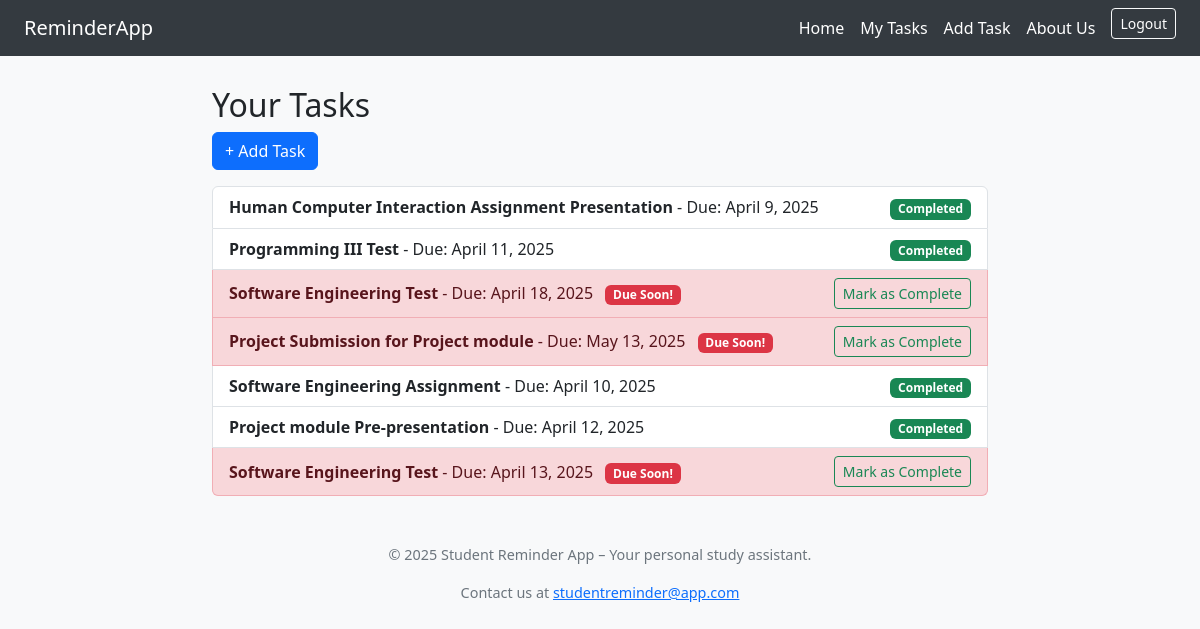
Page /tasks/ (signed in) on the committed database.
### tasks/models.py (models this page shows, shortened)
class Task(models.Model):
    user = models.ForeignKey(User, on_delete=models.CASCADE)
    title = models.CharField(max_length=200)
    due_date = models.DateField()
    completed = models.BooleanField(default=False)
    def is_due_soon(self):
        return (self.due_date - date.today()).days <= 1

### tasks/views.py (the view)
# urls.py: path('tasks/', views.task_list, name='task_list'),
@login_required
def task_list(request):
    tasks = Task.objects.filter(user=request.user)
    return render(request, 'tasks/task_list.html', {'tasks': tasks})

### tasks/templates/tasks/task_list.html
{% extends 'tasks/base.html' %}
{% block content %}
  <h2>Your Tasks</h2>
  <a href="{% url 'add_task' %}" class="btn btn-primary mb-3">+ Add Task</a>
  <ul class="list-group">
    {% for task in tasks %}
      <li class="list-group-item d-flex justify-content-between align-items-center {% if task.is_due_soon and not task.completed %}list-group-item-danger{% endif %}">
        <div>
          <strong>{{ task.title }}</strong> - Due: {{ task.due_date }}
          {% if task.is_due_soon and not task.completed %}
            <span class="badge bg-danger ms-2">Due Soon!</span>
          {% endif %}
        </div>
        <div>
          {% if not task.completed %}
            <a href="{% url 'complete_task' task.id %}" class="btn btn-sm btn-outline-success">Mark as Complete</a>
          {% else %}
            <span class="badge bg-success">Completed</span>
          {% endif %}
        </div>
      </li>
    {% empty %}
      <li class="list-group-item">No tasks found.</li>
    {% endfor %}
  </ul>
{% endblock %}

### tasks/templates/tasks/base.html (shortened to what this page needs)
{% load static %}
<!DOCTYPE html>
<html lang="en">
<head>
    <link rel="stylesheet" href="https://cdn.jsdelivr.net/npm/bootstrap@5.3.3/dist/css/bootstrap.min.css">
</head>
<body>
    <nav class="navbar navbar-expand-lg px-4">
        <a class="navbar-brand" href="{% url 'home' %}">ReminderApp</a>
        <div class="collapse navbar-collapse justify-content-end">
            <ul class="navbar-nav">
                {% if user.is_authenticated %}
                    <li class="nav-item">
                        <a class="nav-link" href="{% url 'home' %}">Home</a>
                    </li>
                    <li class="nav-item">
                        <a class="nav-link" href="{% url 'task_list' %}">My Tasks</a>
                    </li>
                    <li class="nav-item">
                        <a class="nav-link" href="{% url 'add_task' %}">Add Task</a>
                    </li>
                    <li class="nav-item">
                        <a class="nav-link" href="{% url 'about' %}">About Us</a>
                    </li>
                    <li class="nav-item">
                        <form method="POST" action="{% url 'logout' %}" style="display:inline;">
                            <button type="submit" class="btn btn-outline-light btn-sm ms-2">Logout</button>
                        </form>
                    </li>
                {% endif %}
            </ul>
        </div>
    </nav>
    <div class="container content">
        {% block content %}
        {% endblock %}
    </div>
    <footer class="mt-5">
        <p>© 2025 Student Reminder App – Your personal study assistant.</p>
        <p>Contact us at <a href="mailto:studentreminder@app.com">studentreminder@app.com</a></p>
    </footer>
</body>
</html>

### tasks/templates/tasks/base.html (style rules this page uses)
body { background-color: #f8f9fa; }
.navbar { background-color: #343a40; }
.navbar-brand, .nav-link, .btn-outline-light { color: white !important; }
.content { margin-top: 30px; }
.container { max-width: 800px; }
footer { margin-top: 40px; text-align: center; font-size: 0.9em; color: #6c757d; }

### rows in the picture
Task: title "Human Computer Interaction Assignment Presentation", due_date "April 9, 2025", completed "Completed"
Task: title "Programming III Test", due_date "April 11, 2025", completed "Completed"
Task: title "Software Engineering Test", due_date "April 18, 2025", completed "Due Soon!"
Task: title "Project Submission for Project module", due_date "May 13, 2025", completed "Due Soon!"
Task: title "Software Engineering Assignment", due_date "April 10, 2025", completed "Completed"
Task: title "Project module Pre-presentation", due_date "April 12, 2025", completed "Completed"
Task: title "Software Engineering Test", due_date "April 13, 2025", completed "Due Soon!"
